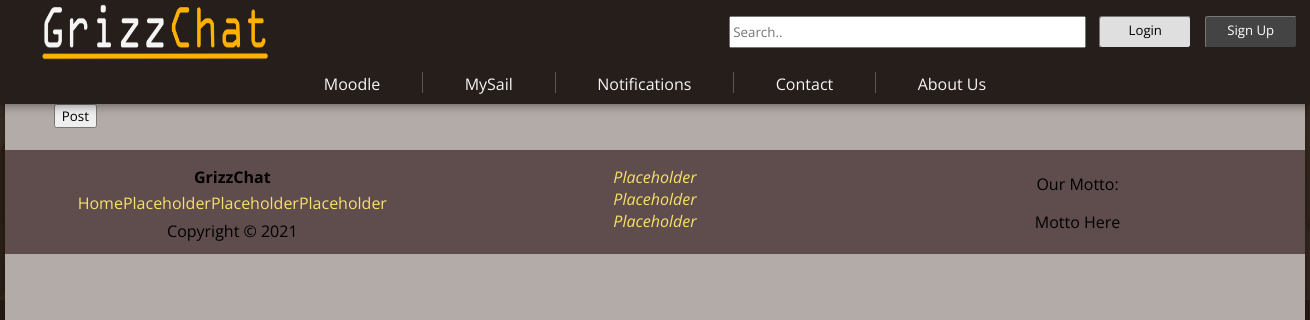
The page /posts.php on the database as committed earlier.
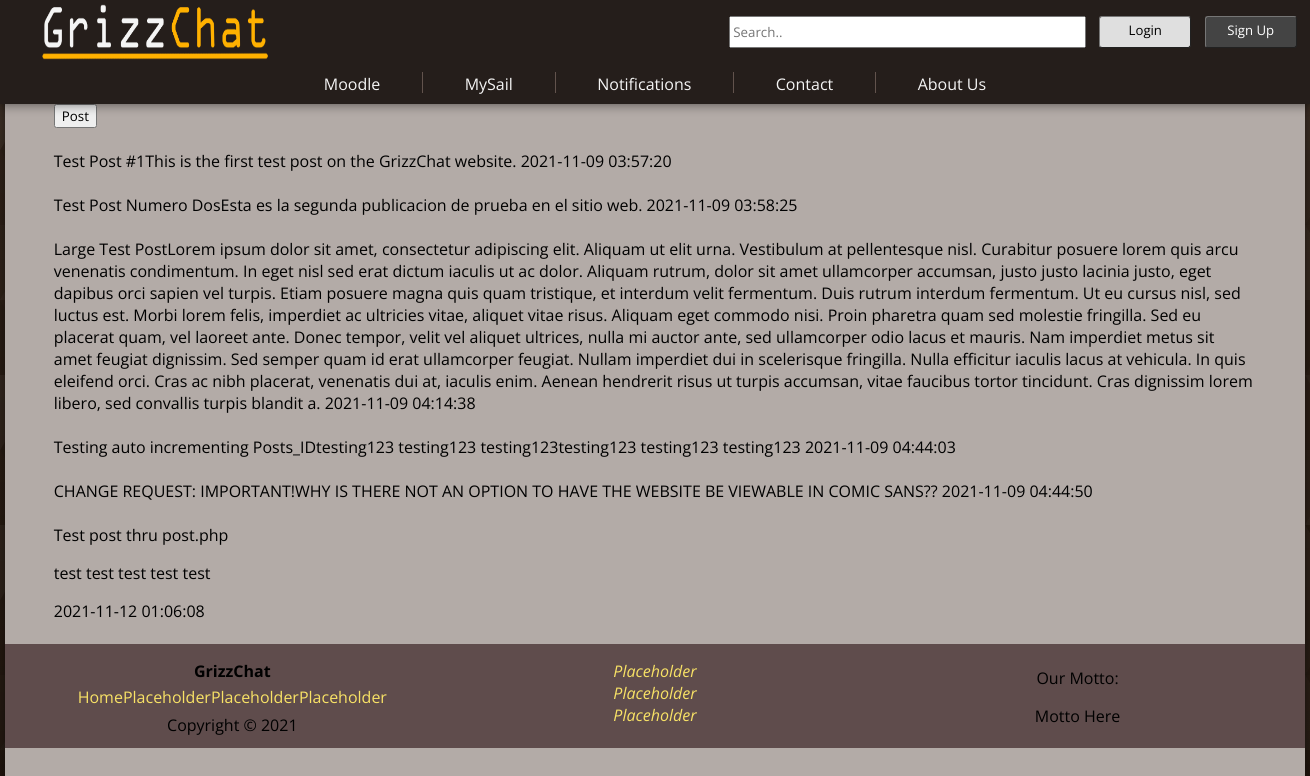
The same page on the database as committed later.
### tables this page shows
CREATE TABLE `posts` (
  `User_Info_USER_ID` int(11) NOT NULL,
  `Posts_ID` int(11) NOT NULL,
  `TITLE` tinytext NOT NULL,
  `CONTENT` text NOT NULL,
  `POST_TIME` timestamp NOT NULL DEFAULT current_timestamp() ON UPDATE current_timestamp()
);

### posts.php (the view, shortened to what this page needs)
<!DOCTYPE html>
<html lang="en">
    <head>
        <?php
            require_once('Includes/dbConnection.php');
        ?>
        <link href="Styles/style.css" rel="stylesheet">
    </head>
    <body>
        <?php
            require_once('Includes/page_elements.php');
            displayHeader();
        ?>
        <section id="page-content">
            <section id="page-container">
                <main>
                    <form action = "post-thread.php">
                        <input type="submit" value = "Post">
                    </form>
                    <?php
                        echo "<BR>";
                        $sql = "SELECT * FROM posts";
                        $result = $dbConnection-> query($sql);
                        if ($result-> num_rows > 0) {
                            while($row = $result->fetch_assoc()) {
                                echo "<div class = 'block-container'>";
                                echo "<div class = 'block-body'>" .$row["TITLE"]. $row["CONTENT"]. " "
                                . $row["POST_TIME"];
                                echo "</div> <br>";
                            }
                        }
                    ?>
                </main>
            </section>
            <?php displayFooter(); ?>
        </section>
    </body>
</html>

### Includes/page_elements.php (shortened to what this page needs)
<?php
    function displayHeader() {
        echo '<header id="header"><div class="header-top">';
        echo '<a href="index.php" title="logo" class="header-logo"><img src="Images/GrizzChat_Logo.png" alt="Grizzchat Logo"></a><input class="header-search" type="search" placeholder="Search..">';
        echo '<a href="login.php" title="Click here to log in" class="header-login button-1">Login</a><a href="signup.php" title="Click here to sign up" class="header-signup button-1 button-dark">Sign Up</a>';
        echo '</div><div class="header-bottom"><nav class="header-container">';
        echo '<a href="https://moodle.oakland.edu" title="Placeholder Header Link">Moodle</a><section></section><a href="https://mysail.oakland.edu" title="Placeholder Header Link">MySail</a><section></section><a href="#" title="Placeholder Header Link">Notifications</a>';
        echo '<section></section><a href="#" title="Placeholder Header Link">Contact</a><section></section><a href="#" title="Placeholder Header Link">About Us</a>';
        echo '</nav></div></header>';
    }
    function displayFooter() {
        echo '<footer><div><h4 class="footer-logo">GrizzChat</h4><nav><a href="index.php" title="Return to the homepage">Home</a><a href="#" title="Placeholder Link">Placeholder</a>';
        echo '<a href="#" title="Placeholder Link">Placeholder</a><a href="#" title="Placeholder Link">Placeholder</a></nav><p class="footer-copyright">Copyright © 2021</p></div>';
        echo '<div><address><a href="#" title="Placeholder Link">Placeholder</a><a href="#" title="Placeholder Link">Placeholder</a><a href="#" title="Placeholder Link">Placeholder</a></address></div>';
        echo '<div><p>Our Motto:</p><p>Motto Here</p></div></footer>';
    }

### Styles/style.css (style rules this page uses)
* { box-sizing: border-box; font-family: "Open Sans", cursive, sans-serif; }
html { margin: 0; width: 100vw; min-width: 100%; top: 0; background-color: #31231A; background-position:0 0, 20px 20px; scroll-padding-top: 6.5em; overflow-y: scroll; scroll-behavior: smooth; overflow-x: hidden; }
body { min-height: 100vh; width: 100vw; margin: 0; }
a { color: rgb(51, 44, 4); }
#page-content { width: 1300px; min-height: 100vh; background-color: rgb(179, 171, 167); box-shadow: 0 0 5px rgba(0,0,0,.14), 0 5px 12px rgba(0,0,0,.28); margin: auto; }
#page-container { padding-top: 6.5em; }
main { width: 92.5%; margin: auto; }
header { display: flex; background-color: rgb(37, 30, 27); height: 6.5em; flex-direction: row; margin: auto; flex-wrap: wrap; box-shadow: rgb(0 0 0 / 14%) 0px 0px 4px, rgb(0 0 0 / 28%) 0px 4px 8px; position: fixed; width: 100%; z-index: 99; }
.header-top { display: flex; width: 100%; height: 61.5%; }
.header-bottom { display: flex; width: 100%; height: 38.5%; }
.header-container { width: 53%; margin: auto; text-align: center; display: flex; justify-content: space-between; }
.header-container a { display: block; color: whitesmoke; text-decoration: none; padding: .25rem 1rem; -webkit-transition: color 0.2s; transition: color 0.2s; }
.header-logo { display: block; height: 100%; width: 22.5%; padding-left: 3%; text-align: center; line-height: 4.25em; }
.header-logo img { width: 100%; height: 100%; }
.header-search { display: block; width: 30%; height: 50%; margin: auto; margin-left: 35%; }
.header-signup { margin: 0 1%; }
.header-login { margin-left: 1%; }
.button-1 { cursor: pointer; display: block; width: 7.5em; padding: .35em 1em; height: 50%; margin-top: 1.18em; background-color: rgb(223, 223, 223); border: 1px outset rgb(118,118,118); color: black; text-decoration: none; font-size: .825rem; text-align: center; border-radius: 3px; -webkit-transition: background-color 0.2s; transition: background-color 0.2s; }
.button-dark { margin-top: 1.18em; background-color:rgb(68, 68, 68); color: white; -webkit-transition: background-color 0.2s; transition: background-color 0.2s; }
footer { display: flex; flex-wrap: wrap; width: 100%; height: 6.5em; padding: 1em; background-color: rgb(95, 76, 76); }
footer div { width: 33.33%; height: 100%; text-align: center; }
footer div nav a, footer div address a { color:rgb(248, 226, 102); text-decoration: none; -webkit-transition: 0.2s; transition: 0.2s; }
footer div address a { display: block; }
footer div:last-child p { margin: 0; line-height: 2.35em; }
.footer-logo { margin-bottom: .25em; margin-top: 0; }
.footer-copyright { margin-bottom: 0; margin-top: .35em; }

Rows that differ between the two databases and show on the page:
added posts: TITLE "Test Post #1", CONTENT "This is the first test post on the GrizzChat website.", POST_TIME "2021-11-09 03:57:20"
added posts: TITLE "Test Post Numero Dos", CONTENT "Esta es la segunda publicacion de prueba en el sitio web.", POST_TIME "2021-11-09 03:58:25"
added posts: TITLE "Large Test Post", CONTENT "Lorem ipsum dolor sit amet, consectetur adipiscing elit. Aliquam ut elit urna. Vestibulum at pellentesque nisl. Curabitur posuere lorem quis arcu venenatis condimentum. In eget nisl sed erat dictum iaculis ut ac dolor. Aliquam rutrum, dolor sit amet ullamcorper accumsan, justo justo lacinia justo, eget dapibus orci sapien vel turpis. Etiam posuere magna quis quam tristique, et interdum velit fermentum. Duis rutrum interdum fermentum. Ut eu cursus nisl, sed luctus est. Morbi lorem felis, imperdiet ac ultricies vitae, aliquet vitae risus. Aliquam eget commodo nisi. Proin pharetra quam sed molestie fringilla. Sed eu placerat quam, vel laoreet ante. Donec tempor, velit vel aliquet ultrices,…", POST_TIME "2021-11-09 04:14:38"
added posts: TITLE "Testing auto incrementing Posts_ID", CONTENT "testing123 testing123 testing123testing123 testing123 testing123", POST_TIME "2021-11-09 04:44:03"
added posts: TITLE "CHANGE REQUEST: IMPORTANT!", CONTENT "WHY IS THERE NOT AN OPTION TO HAVE THE WEBSITE BE VIEWABLE IN COMIC SANS??", POST_TIME "2021-11-09 04:44:50"
added posts: TITLE "Test post thru post.php", CONTENT "test test test test test", POST_TIME "2021-11-12 01:06:08"
